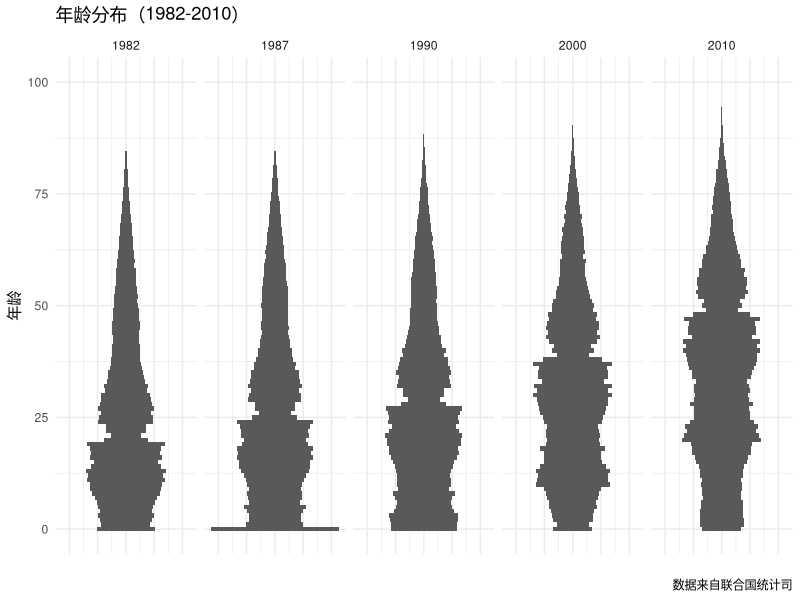
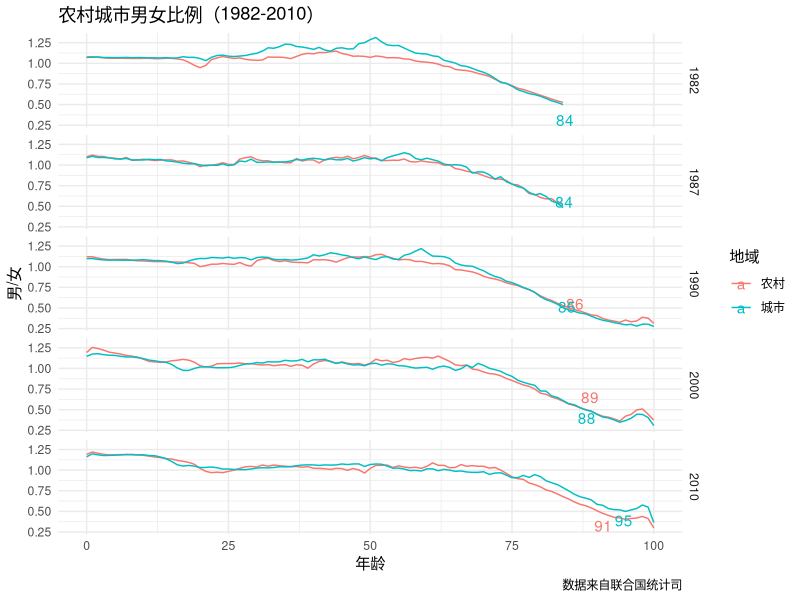
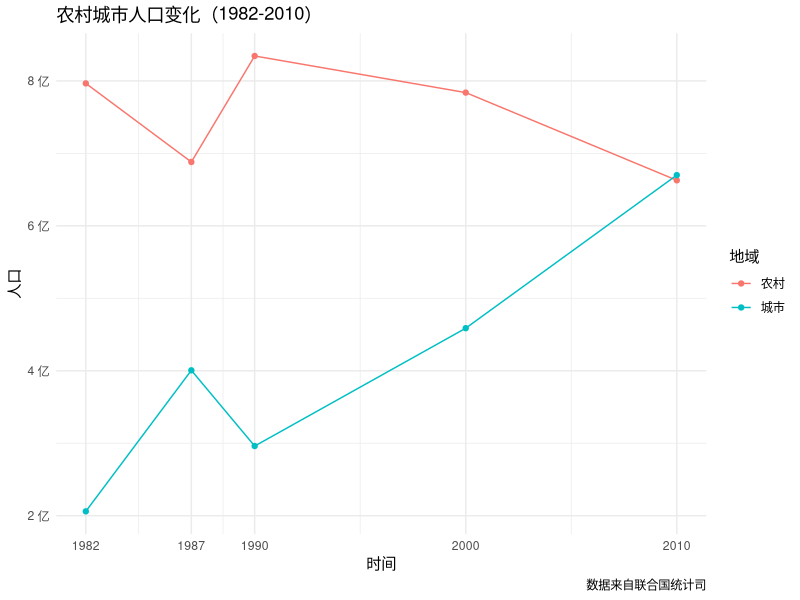

The R script that drew these images, in order:
library(tidyverse)
library(readxl)

# 数据文件路径是相对工程目录，不是相对源码
p80_10 <- read_excel("report/data/p80-10.xlsx")

age_sep <- function(Age) {
  map_chr(Age, function(age) {
    if (age < 30) {
      "0-30"
    } else if (age < 60) {
      "30-60"
    } else {
      "60-100"
    }
  })
}

p80_10 %>%
  filter(Area == "Total", Sex == "Both Sexes") %>%
  mutate(age_group = age_sep(Age)) %>%
  group_by(Year, age_group) %>%
  summarise(popu = sum(Value)) %>%
  mutate(percent = popu / sum(popu) * 100) %>%
  pivot_wider(
    id_cols = c("Year"),
    names_from = "age_group",
    values_from = "percent"
  ) %>%
  knitr::kable(col.names = c("year", "0-30", "30-60", "60-100"))

p80_10 %>%
  filter(Area == "Total", Sex == "Both Sexes") %>%
  mutate(r1 = Value / 2,
         r2 = -Value / 2) %>%
  ggplot(aes(Age)) +
  geom_col(aes(y = r1), width = 1) +
  geom_col(aes(y = r2), width = 1) +
  theme_minimal() +
  theme(axis.text.x = element_text(colour = NA)) +
  coord_flip() +
  facet_grid(cols = vars(Year)) +
  labs(
    title = "年龄分布（1982-2010）",
    y = NULL,
    x = "年龄",
    caption = "数据来自联合国统计司"
  )

half_male_mark <- p80_10 %>%
  filter(Area != "Total", Sex != "Both Sexes", Age >= 0 &
           Age <= 100) %>%
  pivot_wider(names_from = Sex, values_from = Value) %>%
  filter(Male / Female <= 0.5) %>%
  group_by(Year, Area) %>%
  summarise(min_age = min(Age))


p80_10 %>%
  filter(Area != "Total", Sex != "Both Sexes", Age >= 0 &
           Age <= 100) %>%
  pivot_wider(names_from = Sex, values_from = Value) %>%
  ggplot(aes(Age, Male / Female, colour = Area)) +
  geom_line() +
  geom_text(
    data = half_male_mark,
    mapping = aes(min_age, 0.5, label = min_age),
    position = position_jitter(height = .2)
  ) +
  theme_minimal() +
  facet_grid(vars(Year)) +
  scale_color_discrete(labels = c("农村", "城市")) +
  labs(
    title = "农村城市男女比例（1982-2010）",
    x = "年龄",
    y = "男/女",
    colour = "地域",
    caption = "数据来自联合国统计司"
  )

p80_10 %>%
  filter(Area != "Total", Sex == "Both Sexes") %>%
  group_by(Year, Area) %>%
  summarise(popu = sum(Value)) %>%
  ggplot(aes(Year, popu, colour = Area)) +
  geom_line() +
  geom_point() +
  theme_minimal() +
  scale_y_continuous(labels = scales::unit_format(unit = "亿", scale = .00000001)) +
  scale_color_discrete(labels = c("农村", "城市")) +
  scale_x_continuous(breaks = c(1982, 1987, 1990, 2000, 2010)) +
  labs(
    title = "农村城市人口变化（1982-2010）",
    x = "时间",
    y = "人口",
    colour = "地域",
    caption = "数据来自联合国统计司"
  )
